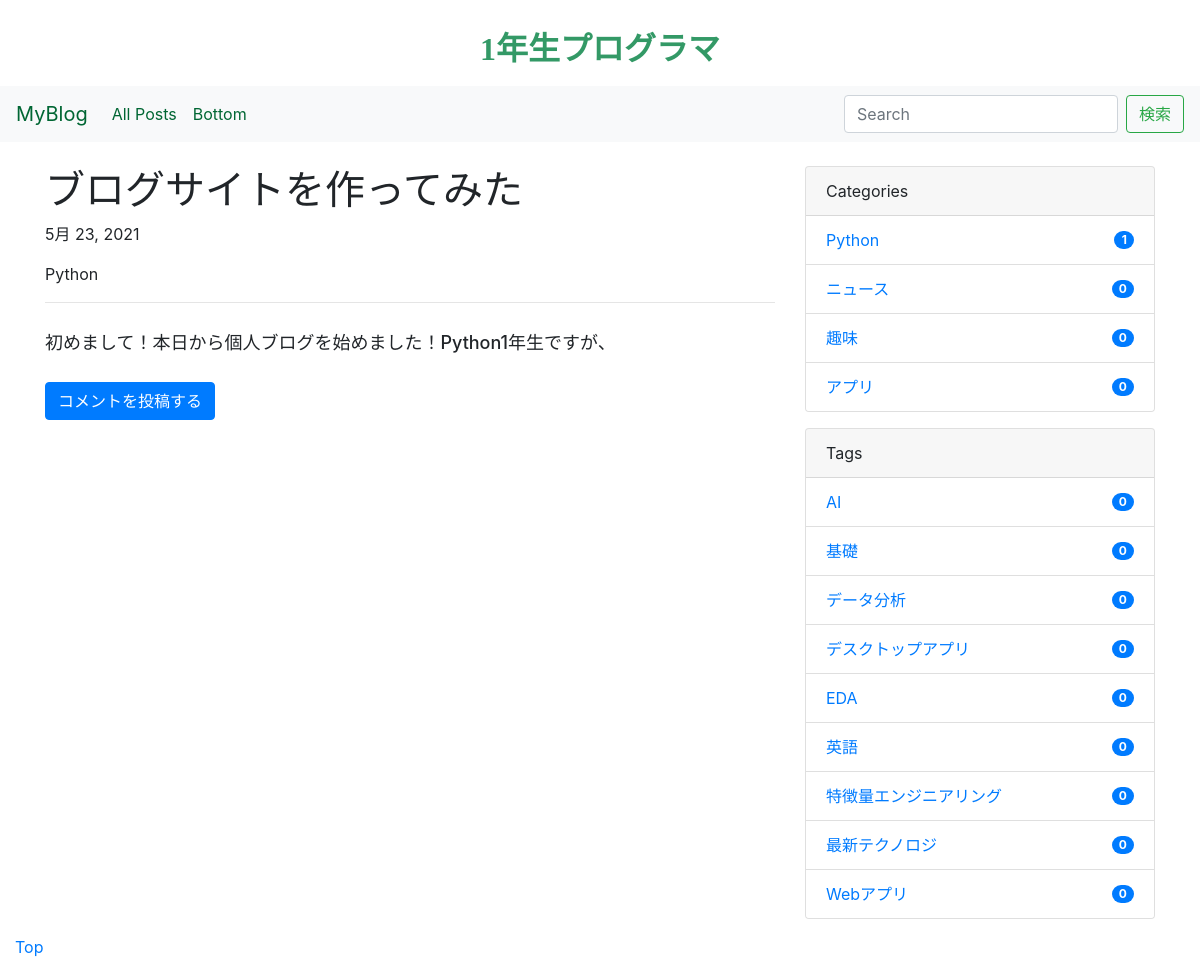
The app's page /post/1/ with its own data.
### blog/models.py (models this page shows, shortened)
class Post(models.Model):
    category = models.ForeignKey(Category, on_delete=models.PROTECT) # one post has one category
    tags = models.ManyToManyField(Tag, blank=True) # one post has multiple tags
    title = models.CharField(max_length=255) # title
    content = models.TextField() # content
    image = models.ImageField(upload_to='post_images/', null=True, blank=True, verbose_name='添付画像')
    description = models.TextField(blank=True) # description
    created_at = models.DateTimeField(auto_now_add=True) # date of creation
    updated_at = models.DateTimeField(auto_now_add=True) # date of update
    published_at = models.DateTimeField(blank=True, null=True) # date of publication
    is_public = models.BooleanField(default=False) # not to publish a draft
    class Meta:
        ordering = ['-created_at'] # make a list that has the newest post at the top
        verbose_name = 'ブログ'
        verbose_name_plural = 'ブログ'

class Category(models.Model):
    name = models.CharField(max_length=255)
    slug = models.SlugField(unique=True)
    timestamp = models.DateTimeField(auto_now_add=True)

class Tag(models.Model):
    name = models.CharField(max_length=255)
    slug = models.SlugField(unique=True)
    tiumestamp = models.DateTimeField(auto_now_add=True)

### blog/views.py (the view)
# urls.py: path('post/<int:pk>/', PostDetailView.as_view(), name='post_detail'),
class PostDetailView(DetailView):
    model = Post # model = Postは、queryset = Post.objects.all()を簡略化したもの
    def get_object(self, queryset=None):
        obj = super().get_object(queryset=queryset)
        if not obj.is_public and not self.request.user.is_authenticated:
            raise Http404
        return obj

### mysite/context_processors.py (called while the page is built)
def common(request):
    context = {
        'categories': Category.objects.annotate(
            num_posts=Count('post', filter=Q(post__is_public=True))
        ),
        'tags': Tag.objects.annotate(
            num_posts=Count('post', filter=Q(post__is_public=True)))
    }
    return context

### templates/blog/post_detail.html (shortened to what this page needs)
{% extends "base.html" %}
{% block content %}
<div class="container">
  <div class="row">
    <main class="col-md-8">
      <article class="blog-area">
        <h1>{{ object.title }}</h1>
        <p>{{ object.published_at|date }}</p>
        <p>{{ object.category.name }}</p>
        <hr>
          {{ object.content|safe }}
      </article>
      <article class="comment-area">
        <a class="btn btn-primary my-3" href="{% url 'blog:comment_form' post.pk %}">コメントを投稿する</a>
      </article>
    </main>
    <aside class="col-md-4">
      {% include "blog/snippets/sidebar.html" %}
    </aside>
  </div>
</div>
{% endblock %}

### templates/blog/snippets/sidebar.html
    <div class="card mb-3">
        <div class="card-header">
          Categories
        </div>
        <ul class="list-group list-group-flush">
          {% for category in categories|dictsort:"id" %}
          <li class="list-group-item d-flex justify-content-between align-items-center">
            <a href="{% url 'blog:category_post' category.slug %}" class="card-link">{{ category.name }}</a>
            <span class="badge badge-primary badge-pill">{{ category.num_posts }}</span>
          </li>
          {% endfor %}
        </ul>
      </div>
      <div class="card">
        <div class="card-header">
          Tags
        </div>
        <ul class="list-group list-group-flush">
          {% for tag in tags|dictsortreversed:"num_posts"|slice:":10" %}
          <li class="list-group-item d-flex justify-content-between align-items-center">
            <a href="{% url 'blog:tag_post' tag.slug %}" class="card-link">{{ tag.name }}</a>
            <span class="badge badge-primary badge-pill">{{ tag.num_posts }}</span>
          </li>
          {% endfor %}

### records on screen
Post: title "ブログサイトを作ってみた", published_at "5月 23, 2021", category.name "Python", content "初めまして！本日から個人ブログを始めました！Python1年生ですが、"
Category: name "Python", num_posts "1"
Category: name "ニュース", num_posts "0"
Category: name "趣味", num_posts "0"
Category: name "アプリ", num_posts "0"
Tag: name "AI", num_posts "0"
Tag: name "基礎", num_posts "0"
Tag: name "データ分析", num_posts "0"
Tag: name "デスクトップアプリ", num_posts "0"
Tag: name "EDA", num_posts "0"
Tag: name "英語", num_posts "0"
Tag: name "特徴量エンジニアリング", num_posts "0"
Tag: name "最新テクノロジ", num_posts "0"
Tag: name "Webアプリ", num_posts "0"
